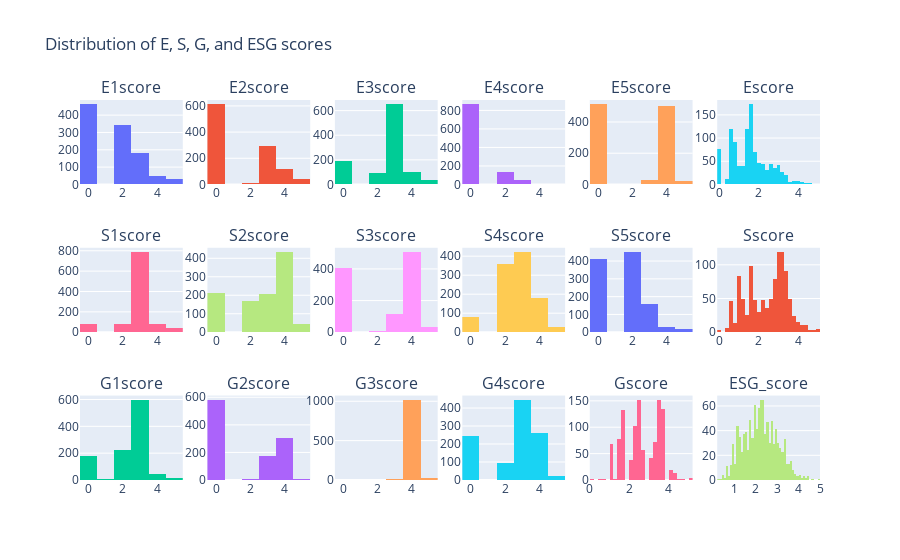

Notebook source saved alongside this figure:
### Code cell
def plot_distribution_plotly(df, selected_cols, title, nrows=3, ncols=6):
    fig = make_subplots(rows=nrows, cols=ncols, subplot_titles=selected_cols)

    for i, col in enumerate(selected_cols, start=1):
        row = (i - 1) // ncols + 1
        col_index = (i - 1) % ncols + 1  # Rename the variable to avoid conflict
        fig.add_trace(
            go.Histogram(x=df[col], name=col),
            row=row, col=col_index  # Use the renamed variable here
        )

    fig.update_layout(title=title, showlegend=False)
    fig.show()

# Assuming df_ESG is your DataFrame
selected_cols = ['E1score', 'E2score', 'E3score', 'E4score', 'E5score', 'Escore',
                 'S1score', 'S2score', 'S3score', 'S4score', 'S5score', 'Sscore', 
                 'G1score', 'G2score', 'G3score', 'G4score','Gscore', 'ESG_score']

plot_distribution_plotly(df_ESG, selected_cols, "Distribution of E, S, G, and ESG scores", nrows=3, ncols=6)

### Figure 1 — Plotly figure (JSON) as saved in the notebook; plotly's stock layout.template omitted (floating-point values rounded to 4 significant figures; data arrays with more than 128 entries replaced by an {"elided": "..."} marker saying what was removed)
{"data": [{"name": "E1score", "type": "histogram", "x": {"elided": "1068 int values"}, "xaxis": "x", "yaxis": "y"}, {"name": "E2score", "type": "histogram", "x": {"elided": "1068 int values"}, "xaxis": "x2", "yaxis": "y2"}, {"name": "E3score", "type": "histogram", "x": {"elided": "1068 int values"}, "xaxis": "x3", "yaxis": "y3"}, {"name": "E4score", "type": "histogram", "x": {"elided": "1068 int values"}, "xaxis": "x4", "yaxis": "y4"}, {"name": "E5score", "type": "histogram", "x": {"elided": "1068 int values"}, "xaxis": "x5", "yaxis": "y5"}, {"name": "Escore", "type": "histogram", "x": {"elided": "1068 float values"}, "xaxis": "x6", "yaxis": "y6"}, {"name": "S1score", "type": "histogram", "x": {"elided": "1068 int values"}, "xaxis": "x7", "yaxis": "y7"}, {"name": "S2score", "type": "histogram", "x": {"elided": "1068 int values"}, "xaxis": "x8", "yaxis": "y8"}, {"name": "S3score", "type": "histogram", "x": {"elided": "1068 int values"}, "xaxis": "x9", "yaxis": "y9"}, {"name": "S4score", "type": "histogram", "x": {"elided": "1068 int values"}, "xaxis": "x10", "yaxis": "y10"}, {"name": "S5score", "type": "histogram", "x": {"elided": "1068 int values"}, "xaxis": "x11", "yaxis": "y11"}, {"name": "Sscore", "type": "histogram", "x": {"elided": "1068 float values"}, "xaxis": "x12", "yaxis": "y12"}, {"name": "G1score", "type": "histogram", "x": {"elided": "1068 int values"}, "xaxis": "x13", "yaxis": "y13"}, {"name": "G2score", "type": "histogram", "x": {"elided": "1068 int values"}, "xaxis": "x14", "yaxis": "y14"}, {"name": "G3score", "type": "histogram", "x": {"elided": "1068 int values"}, "xaxis": "x15", "yaxis": "y15"}, {"name": "G4score", "type": "histogram", "x": {"elided": "1068 int values"}, "xaxis": "x16", "yaxis": "y16"}, {"name": "Gscore", "type": "histogram", "x": {"elided": "1068 float values"}, "xaxis": "x17", "yaxis": "y17"}, {"name": "ESG_score", "type": "histogram", "x": {"elided": "1068 float values"}, "xaxis": "x18", "yaxis": "y18"}], "layout": {"annotations": [{"font": {"size": 16}, "showarrow": false, "text": "E1score", "x": 0.06944, "xanchor": "center", "xref": "paper", "y": 1, "yanchor": "bottom", "yref": "paper"}, {"font": {"size": 16}, "showarrow": false, "text": "E2score", "x": 0.2417, "xanchor": "center", "xref": "paper", "y": 1, "yanchor": "bottom", "yref": "paper"}, {"font": {"size": 16}, "showarrow": false, "text": "E3score", "x": 0.4139, "xanchor": "center", "xref": "paper", "y": 1, "yanchor": "bottom", "yref": "paper"}, {"font": {"size": 16}, "showarrow": false, "text": "E4score", "x": 0.5861, "xanchor": "center", "xref": "paper", "y": 1, "yanchor": "bottom", "yref": "paper"}, {"font": {"size": 16}, "showarrow": false, "text": "E5score", "x": 0.7583, "xanchor": "center", "xref": "paper", "y": 1, "yanchor": "bottom", "yref": "paper"}, {"font": {"size": 16}, "showarrow": false, "text": "Escore", "x": 0.9306, "xanchor": "center", "xref": "paper", "y": 1, "yanchor": "bottom", "yref": "paper"}, {"font": {"size": 16}, "showarrow": false, "text": "S1score", "x": 0.06944, "xanchor": "center", "xref": "paper", "y": 0.6111, "yanchor": "bottom", "yref": "paper"}, {"font": {"size": 16}, "showarrow": false, "text": "S2score", "x": 0.2417, "xanchor": "center", "xref": "paper", "y": 0.6111, "yanchor": "bottom", "yref": "paper"}, {"font": {"size": 16}, "showarrow": false, "text": "S3score", "x": 0.4139, "xanchor": "center", "xref": "paper", "y": 0.6111, "yanchor": "bottom", "yref": "paper"}, {"font": {"size": 16}, "showarrow": false, "text": "S4score", "x": 0.5861, "xanchor": "center", "xref": "paper", "y": 0.6111, "yanchor": "bottom", "yref": "paper"}, {"font": {"size": 16}, "showarrow": false, "text": "S5score", "x": 0.7583, "xanchor": "center", "xref": "paper", "y": 0.6111, "yanchor": "bottom", "yref": "paper"}, {"font": {"size": 16}, "showarrow": false, "text": "Sscore", "x": 0.9306, "xanchor": "center", "xref": "paper", "y": 0.6111, "yanchor": "bottom", "yref": "paper"}, {"font": {"size": 16}, "showarrow": false, "text": "G1score", "x": 0.06944, "xanchor": "center", "xref": "paper", "y": 0.2222, "yanchor": "bottom", "yref": "paper"}, {"font": {"size": 16}, "showarrow": false, "text": "G2score", "x": 0.2417, "xanchor": "center", "xref": "paper", "y": 0.2222, "yanchor": "bottom", "yref": "paper"}, {"font": {"size": 16}, "showarrow": false, "text": "G3score", "x": 0.4139, "xanchor": "center", "xref": "paper", "y": 0.2222, "yanchor": "bottom", "yref": "paper"}, {"font": {"size": 16}, "showarrow": false, "text": "G4score", "x": 0.5861, "xanchor": "center", "xref": "paper", "y": 0.2222, "yanchor": "bottom", "yref": "paper"}, {"font": {"size": 16}, "showarrow": false, "text": "Gscore", "x": 0.7583, "xanchor": "center", "xref": "paper", "y": 0.2222, "yanchor": "bottom", "yref": "paper"}, {"font": {"size": 16}, "showarrow": false, "text": "ESG_score", "x": 0.9306, "xanchor": "center", "xref": "paper", "y": 0.2222, "yanchor": "bottom", "yref": "paper"}], "showlegend": false, "title": {"text": "Distribution of E, S, G, and ESG scores"}, "xaxis": {"anchor": "y", "domain": [0, 0.1389]}, "xaxis10": {"anchor": "y10", "domain": [0.5167, 0.6556]}, "xaxis11": {"anchor": "y11", "domain": [0.6889, 0.8278]}, "xaxis12": {"anchor": "y12", "domain": [0.8611, 1]}, "xaxis13": {"anchor": "y13", "domain": [0, 0.1389]}, "xaxis14": {"anchor": "y14", "domain": [0.1722, 0.3111]}, "xaxis15": {"anchor": "y15", "domain": [0.3444, 0.4833]}, "xaxis16": {"anchor": "y16", "domain": [0.5167, 0.6556]}, "xaxis17": {"anchor": "y17", "domain": [0.6889, 0.8278]}, "xaxis18": {"anchor": "y18", "domain": [0.8611, 1]}, "xaxis2": {"anchor": "y2", "domain": [0.1722, 0.3111]}, "xaxis3": {"anchor": "y3", "domain": [0.3444, 0.4833]}, "xaxis4": {"anchor": "y4", "domain": [0.5167, 0.6556]}, "xaxis5": {"anchor": "y5", "domain": [0.6889, 0.8278]}, "xaxis6": {"anchor": "y6", "domain": [0.8611, 1]}, "xaxis7": {"anchor": "y7", "domain": [0, 0.1389]}, "xaxis8": {"anchor": "y8", "domain": [0.1722, 0.3111]}, "xaxis9": {"anchor": "y9", "domain": [0.3444, 0.4833]}, "yaxis": {"anchor": "x", "domain": [0.7778, 1]}, "yaxis10": {"anchor": "x10", "domain": [0.3889, 0.6111]}, "yaxis11": {"anchor": "x11", "domain": [0.3889, 0.6111]}, "yaxis12": {"anchor": "x12", "domain": [0.3889, 0.6111]}, "yaxis13": {"anchor": "x13", "domain": [0, 0.2222]}, "yaxis14": {"anchor": "x14", "domain": [0, 0.2222]}, "yaxis15": {"anchor": "x15", "domain": [0, 0.2222]}, "yaxis16": {"anchor": "x16", "domain": [0, 0.2222]}, "yaxis17": {"anchor": "x17", "domain": [0, 0.2222]}, "yaxis18": {"anchor": "x18", "domain": [0, 0.2222]}, "yaxis2": {"anchor": "x2", "domain": [0.7778, 1]}, "yaxis3": {"anchor": "x3", "domain": [0.7778, 1]}, "yaxis4": {"anchor": "x4", "domain": [0.7778, 1]}, "yaxis5": {"anchor": "x5", "domain": [0.7778, 1]}, "yaxis6": {"anchor": "x6", "domain": [0.7778, 1]}, "yaxis7": {"anchor": "x7", "domain": [0.3889, 0.6111]}, "yaxis8": {"anchor": "x8", "domain": [0.3889, 0.6111]}, "yaxis9": {"anchor": "x9", "domain": [0.3889, 0.6111]}}}
